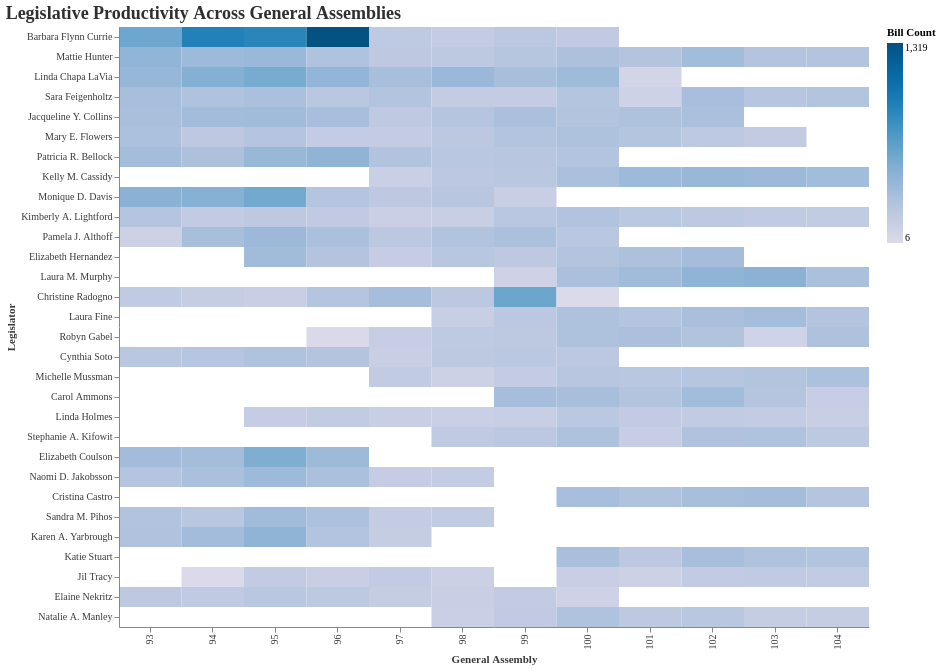

The notebook cell saved with this chart:
### Code cell
top_heatmap_names = (
    df.groupby("ilga_name")["ilga_all_bills_count"]
    .sum()
    .sort_values(ascending=False)
    .head(30)
    .index
)

heatmap_df = df[df["ilga_name"].isin(top_heatmap_names)].copy()

chart8 = alt.Chart(heatmap_df).mark_rect().encode(
    x=alt.X("general_assembly:O", title="General Assembly"),
    y=alt.Y("ilga_name:N", title="Legislator", sort=list(top_heatmap_names)),
    color=alt.Color(
        "ilga_all_bills_count:Q",
        title="Bill Count",
        scale=alt.Scale(scheme="purpleblue")
    ),
    tooltip=[
        "ilga_name",
        "chamber",
        "general_assembly",
        "ilga_all_bills_count",
        "ilga_primary_bills_count",
        "ilga_cosponsored_bills_count"
    ]
).properties(
    title="Legislative Productivity Across General Assemblies",
    width=750,
    height=600
)

style_chart(chart8)

### Figure 1 — Vega-Lite specification as saved in the notebook (floating-point values rounded to 4 significant figures; data arrays with more than 128 entries replaced by an {"elided": "..."} marker saying what was removed)
{"config": {"view": {"continuousWidth": 300, "continuousHeight": 300, "strokeWidth": 0}, "axis": {"gridColor": "#EAEAEA", "labelColor": "#3A3A3A", "labelFont": "Georgia", "titleColor": "#3A3A3A", "titleFont": "Georgia"}, "legend": {"labelFont": "Georgia", "titleFont": "Georgia"}, "title": {"anchor": "start", "color": "#2F2F2F", "font": "Georgia", "fontSize": 18}}, "data": {"name": "data-0a3306bf68b929e4f9fdbcc72ea2003a"}, "mark": {"type": "rect"}, "encoding": {"color": {"field": "ilga_all_bills_count", "scale": {"scheme": "purpleblue"}, "title": "Bill Count", "type": "quantitative"}, "tooltip": [{"field": "ilga_name", "type": "nominal"}, {"field": "chamber", "type": "nominal"}, {"field": "general_assembly", "type": "quantitative"}, {"field": "ilga_all_bills_count", "type": "quantitative"}, {"field": "ilga_primary_bills_count", "type": "quantitative"}, {"field": "ilga_cosponsored_bills_count", "type": "quantitative"}], "x": {"field": "general_assembly", "title": "General Assembly", "type": "ordinal"}, "y": {"field": "ilga_name", "sort": ["Barbara Flynn Currie", "Mattie Hunter", "Linda Chapa LaVia", "Sara Feigenholtz", "Jacqueline Y. Collins", "Mary E. Flowers", "Patricia R. Bellock", "Kelly M. Cassidy", "Monique D. Davis", "Kimberly A. Lightford", "Pamela J. Althoff", "Elizabeth Hernandez", "Laura M. Murphy", "Christine Radogno", "Laura Fine", "Robyn Gabel", "Cynthia Soto", "Michelle Mussman", "Carol Ammons", "Linda Holmes", "Stephanie A. Kifowit", "Elizabeth Coulson", "Naomi D. Jakobsson", "Cristina Castro", "Sandra M. Pihos", "Karen A. Yarbrough", "Katie Stuart", "Jil Tracy", "Elaine Nekritz", "Natalie A. Manley"], "title": "Legislator", "type": "nominal"}}, "height": 600, "title": "Legislative Productivity Across General Assemblies", "width": 750, "$schema": "https://vega.github.io/schema/vega-lite/v6.4.1.json", "datasets": {"data-0a3306bf68b929e4f9fdbcc72ea2003a": {"elided": "239 records"}}}
